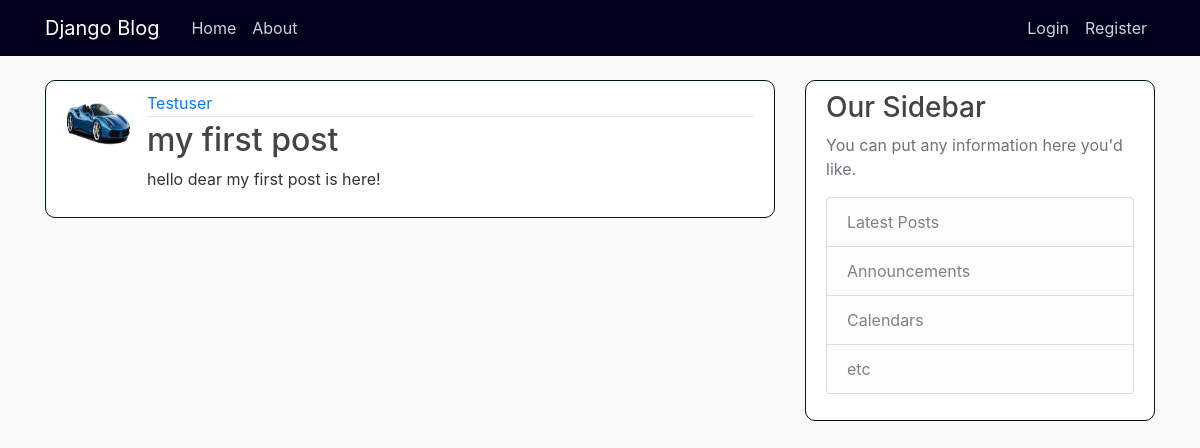
The app's page /post/2/ with its own data.
### blog/models.py (models this page shows, shortened)
class Post(models.Model):
    title = models.CharField(max_length=100)
    content = models.TextField()
    date = models.DateTimeField(default=timezone.now)
    author = models.ForeignKey(User, on_delete=models.CASCADE)

### users/models.py (models this page shows, shortened)
class Profile(models.Model):
    user = models.OneToOneField(User, on_delete=models.CASCADE)
    image = models.ImageField(default='default.jpg', upload_to='profile_pics')

### blog/views.py (the view)
# urls.py: path('post/<int:pk>/', PostDetailView.as_view(), name='post-detail'),
class PostDetailView(DetailView):
    model = Post

### blog/templates/blog/post_detail.html (shortened to what this page needs)
{% extends "blog/base.html" %}
{% block content %}
  <article class="media content-section">
    <img class="rounded-circle article-img" src="{{ object.author.profile.image.url }}">
    <div class="media-body">
      <div class="article-metadata">
        <a class="mr-2" href="{% url 'user-posts' object.author.username %}">{{ object.author }}</a>
      </div>
      <h2 class="article-title">{{ object.title }}</h2>
      <p class="article-content">{{ object.content }}</p>
    </div>
  </article>
{% endblock content %}

### blog/static/blog/main.css (style rules this page uses)
body { background: #fafafa; color: #333333; margin-top: 5rem; }
h1, h2, h3, h4, h5, h6 { color: #444444; }
.content-section { background: #ffffff; padding: 10px 20px; border: 1px solid #00151A; border-radius: 10px; margin-bottom: 20px; }
.article-title { color: #444444; }
.article-content { white-space: pre-line; }
.article-img { height: 65px; width: 65px; margin-right: 16px; }
.article-metadata { padding-bottom: 1px; margin-bottom: 4px; border-bottom: 1px solid #e3e3e3 }

### records on screen
Post: author.profile.image (picture), author "Testuser", title "my first post", content "hello dear my first post is here!"
